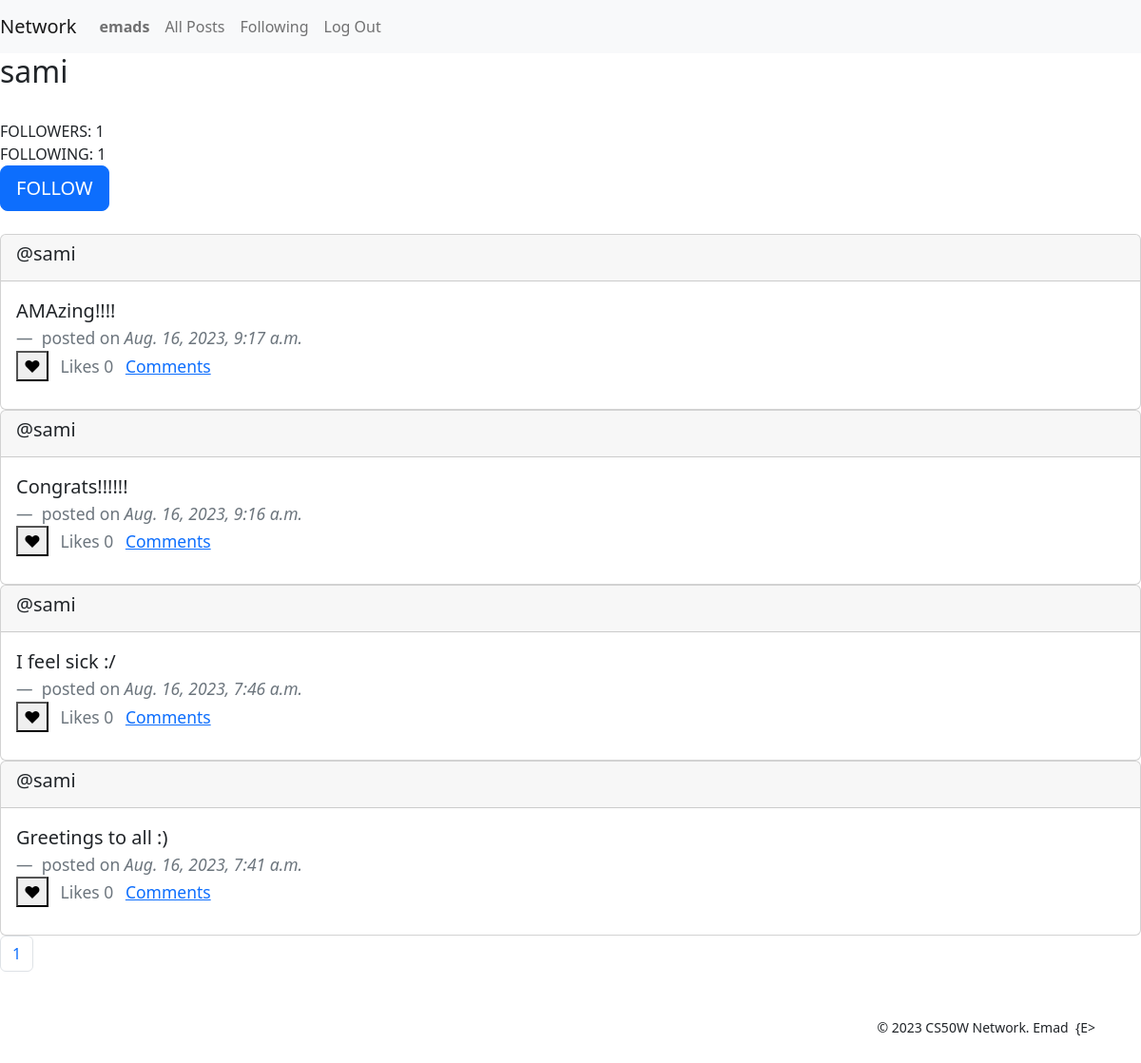
The page /profile/3 (signed in) on the database as committed earlier.
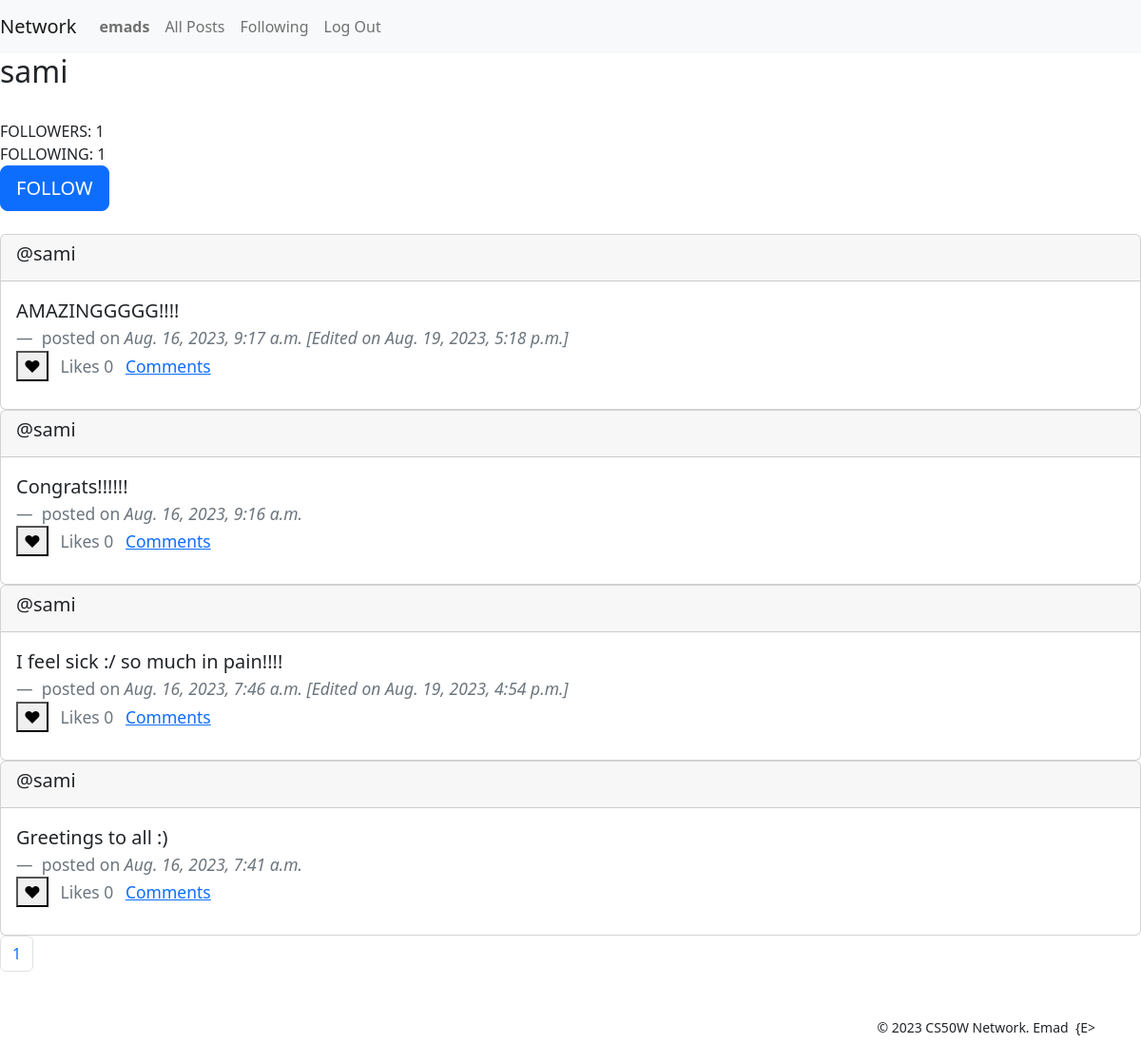
The same page on the database as committed later.
### network/models.py (models this page shows, shortened)
class Post(models.Model):
    content = models.TextField(blank=True)
    date_posted = models.DateTimeField(auto_now_add=True)    # automatically populated with current date
    edited = models.BooleanField(default=False)
    edited_on = models.DateTimeField(auto_now=True)    # automatically populated with current date on every update of instance
    author = models.ForeignKey(User, on_delete=models.CASCADE, blank=True, null=True, related_name="user_posts")
    likers = models.ManyToManyField(User, blank=True, null=True, related_name="liked_posts")

class User(AbstractUser):
    followers = models.ManyToManyField('self', symmetrical=False, blank=True, null=True, related_name='following')

### network/views.py (the view)
# urls.py: path("profile/<int:user_id>", views.profile, name="profile"),
@login_required
def profile(request, user_id):
    profile_user = User.objects.get(pk=user_id)
    profile_user_posts = profile_user.user_posts.order_by("-date_posted").all()
    return render(request, "network/profile.html", context={
        'following': profile_user.following.all(),
        'followers': profile_user.followers.all(),
        'page': pagination(request, profile_user_posts),
        'profile_user': profile_user,
    })

### network/views.py (called while the page is built)
def pagination(request, objects_list):
    paginator = Paginator(objects_list, 10)
    page_number = request.GET.get('page')
    page = paginator.get_page(page_number)
    return page

### network/templates/network/profile.html (shortened to what this page needs)
{% extends "network/layout.html" %}
{% block body %}
    <div>
        <h2>{{profile_user}}</h2>
        <br>
        FOLLOWERS: {{followers.count}}
        <br>
        FOLLOWING: {{following.count}}
        <br>
        {% if user != profile_user %}
            {% if user in followers %}
            <form action="{% url 'follow_unfollow' user_id=profile_user.id action='unfollow' %}" method="post">
                {% csrf_token %}
                <button type="submit" class="btn btn-lg btn-primary">UNFOLLOW</button>
            </form>
            {% else %}
            <form action="{% url 'follow_unfollow' user_id=profile_user.id action='follow' %}" method="post">
                <button type="submit" class="btn btn-lg btn-primary">FOLLOW</button>
            </form>
            {% endif %}
        {% endif %}
        <br>
        {% for post in page %}
            <div class="card">
                <div class="card-header">
                    <h5>@{{post.author}}</h5>
                </div>
                <div class="card-body">
                    <blockquote class="blockquote mb-0">
                        <p>
                            <span id="post_{{post.id}}" class="list-inline-item">{{post.content}}</span>
                        </p>
                        <footer class="blockquote-footer">
                            <span>posted on </span>
                            <cite title="Source Title">{{post.date_posted}} {% if post.edited %}[Edited on {{post.edited_on}}]{% endif %}</cite> <br>
                            <button id="postReaction_{{post.id}}" class="list-inline-item btn-like" data-reaction="unlike" data-csrf="{{ csrf_token }}">❤</button>
                            <p class="list-inline-item">Likes <span id="postLikes_{{post.id}}">{{post.likers.count}}</span></p>
                            <a href="#" class="list-inline-item">Comments</a>
                        </footer>
                    </blockquote>
                </div>
            </div>
        {% endfor %}
    </div>
{% endblock %}

Rows that differ between the two databases and show on the page:
changed Post: content "AMAzing!!!!" → "AMAZINGGGGG!!!!"; edited_on (not shown) → "Aug. 19, 2023, 5:18 p.m."
changed Post: content "I feel sick :/" → "I feel sick :/ so much in pain!!!!"; edited_on (not shown) → "Aug. 19, 2023, 4:54 p.m."
